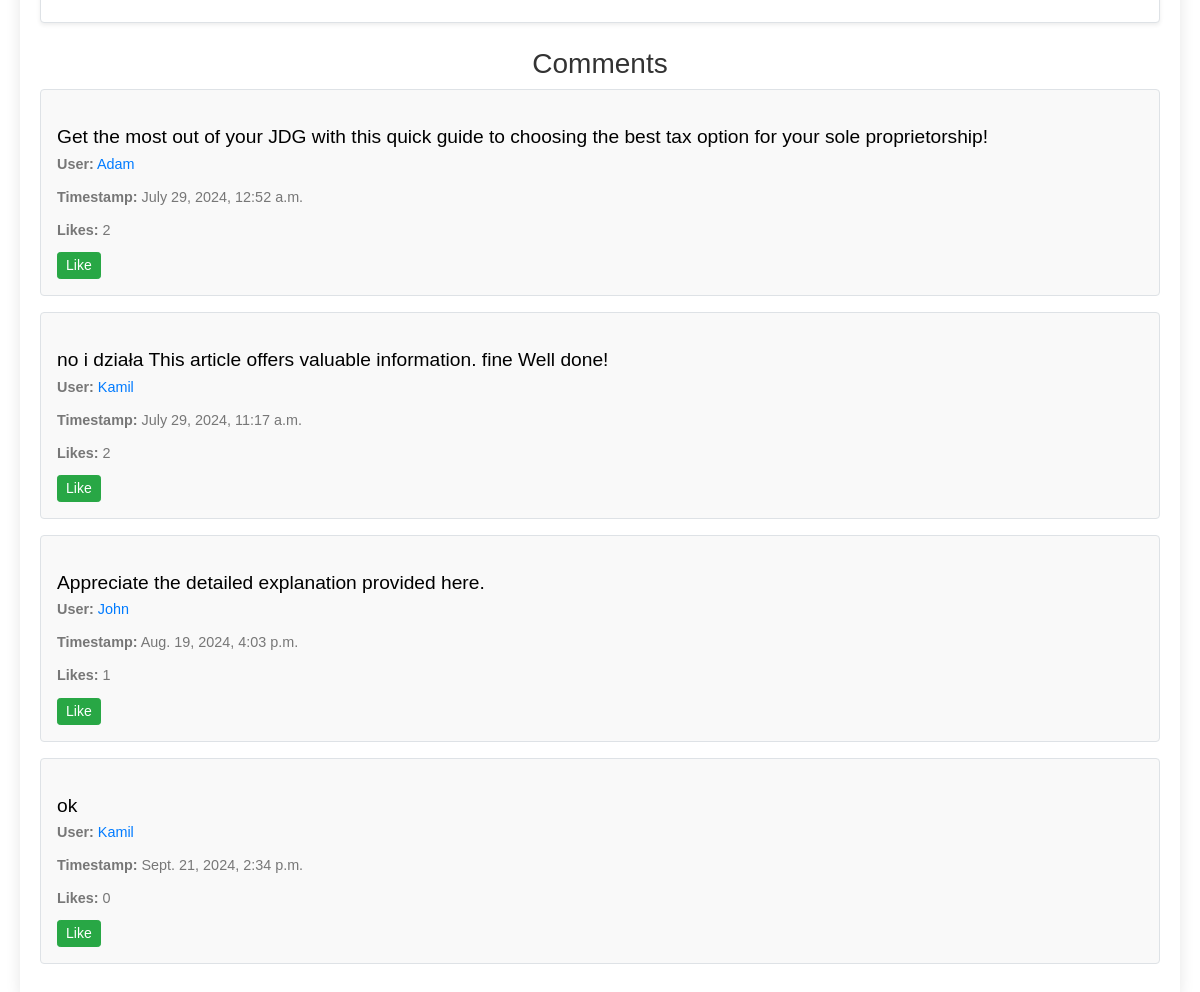
Before: /post/16 (lower part) with the older database file.
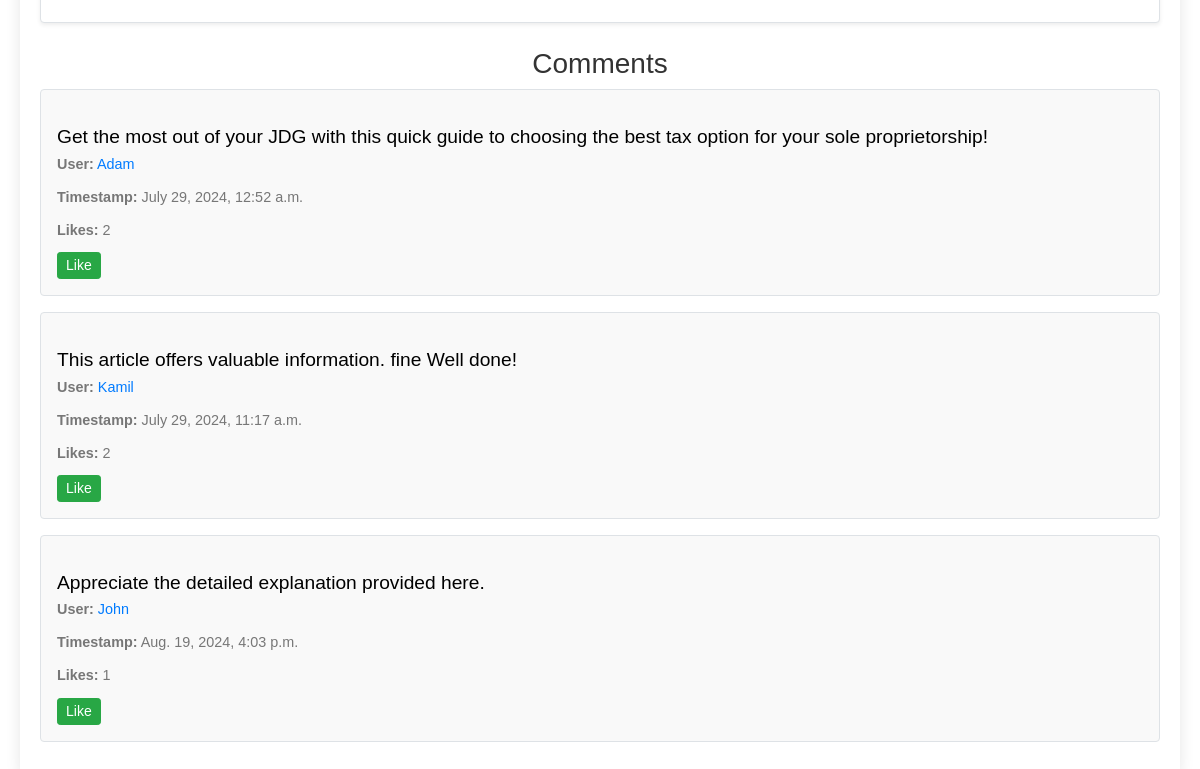
After: the same page with the newer database file.
### finance/models.py (models this page shows, shortened)
class Comment(models.Model):
    id = models.AutoField(primary_key=True)
    user = models.ForeignKey(User, on_delete=models.CASCADE, related_name="comment")
    post = models.ForeignKey(Post, on_delete=models.CASCADE, related_name="comment")
    comment = models.CharField(max_length=3000)
    timestamp = models.DateTimeField(default=timezone.now)
    like_count = models.IntegerField(default=0)

class User(AbstractUser):
    id = models.AutoField(primary_key=True)
    username = models.CharField(max_length=100, unique=True)
    email = models.EmailField(max_length=254)
    password = models.CharField(max_length=128)
    if_professional = models.BooleanField(default=False)

### finance/views.py (the view, shortened to what this page needs)
# urls.py: path("post/<str:post_id>", views.post_page, name="post_page"),
def post_page(request, post_id):
    user = request.user
    that_post = Post.objects.get(id=post_id)
    comments = Comment.objects.filter(post_id = post_id)
    post_saved = 1
    if user.is_authenticated:
        try:
            post_saved = Save_Post.objects.get(post_id = post_id, user = request.user )
        except Save_Post.DoesNotExist:
            post_saved = None
        liked_comments = Like_Comment.objects.filter(user= request.user, if_like=True).values_list('comment_id', flat=True)
    else:
        liked_comments= []
    if user.is_authenticated:
        likes = Like.objects.filter(post_id = post_id, user = request.user)
    else:
        likes = []
    post_content_markdown = markdown2.markdown(that_post.post)
    return render(request, "finance/post_page.html",{
        "post":that_post,
        "comments": comments,
        "saved": post_saved,
        "likes": likes,
        "liked_comments": liked_comments,
        "post_content_markdown": post_content_markdown
    })

### finance/templates/finance/post_page.html (shortened to what this page needs)
{% extends 'finance/layout.html' %}
{% block body %}
<div class="container mt-5">
    <div class="post-details p-4 mb-4 border rounded shadow-sm position-relative">
    </div>
    <h3 class="text-center mt-4">Comments</h3>
    <div class="comments-section">
        {% if comments %}
            {% for comment in comments %}
                <div class="comment p-3 mb-3 border rounded position-relative">
                    <p class="comment-content mb-0" id="comment_content_{{ comment.id }}" data-comment-content="{{ comment.comment }}" style="font-size: 1.2em; color: #000;">{{ comment.comment }}</p>
                    <p class="comment-meta"><strong>User:</strong> <a href="{% url 'profile' comment.user.username %}">{{ comment.user.username }}</a></p>
                    <p class="comment-meta"><strong>Timestamp:</strong> {{ comment.timestamp }}</p>
                    <p class="comment-meta" id="like_counting_comment_{{comment.id}}" data-like-comment="{{comment.like_count}}"><strong>Likes:</strong> {{ comment.like_count }}</p>
                    <div class="d-flex justify-content-start align-items-center">
                        {% if comment.id in liked_comments %}
                            <button id="commentLike-{{ comment.id }}" class="btn btn-danger btn-sm mr-2" data-comment-id="{{ comment.id }}">Unlike</button>
                        {% else %}
                            <button id="commentLike-{{ comment.id }}" class="btn btn-success btn-sm mr-2" data-comment-id="{{ comment.id }}">Like</button>
                        {% endif %}
                    </div>
                </div>
            {% endfor %}
        {% else %}
            <p class="text-center">No comments yet.</p>
        {% endif %}
    </div>
</div>
{% endblock %}

Changed rows visible on the page:
removed Comment: comment "ok", user.username "Kamil", timestamp "Sept. 21, 2024, 2:34 p.m.", like_count "0"
changed Comment "Kamil": comment "no i działa This article offers valuable information. fine Well done!" → "This article offers valuable information. fine Well done!"
